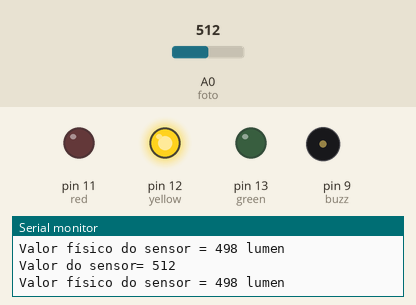
A sketch run on a simulated Arduino Uno, built with avr-gcc and run on an emulated ATmega328P. Shown: output pins drawn as LEDs (lit = HIGH), buzzer (waves = sounding), the last lines printed to the serial monitor. The test bench sets the inputs (shaded band); at power-on: A0 (foto) = 512.

Above: at 5.8 s.
5.9 s: A0 (foto) set to 613
12.2 s: A0 (foto) set to 647
At 17.3 s:
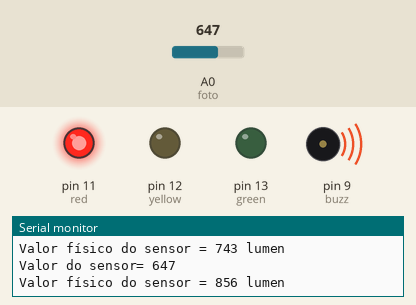
22.5 s: A0 (foto) set to 306
At 23.8 s:
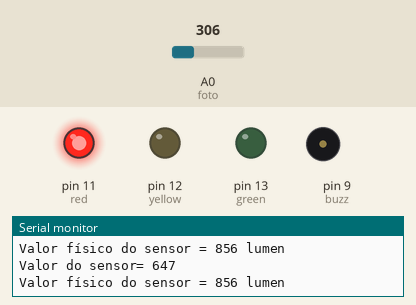
28.5 s: A0 (foto) set to 443
34.5 s: A0 (foto) set to 474
At 36.5 s:
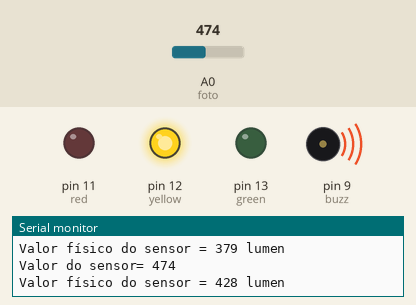
44.5 s: A0 (foto) set to 716
At 46.6 s:
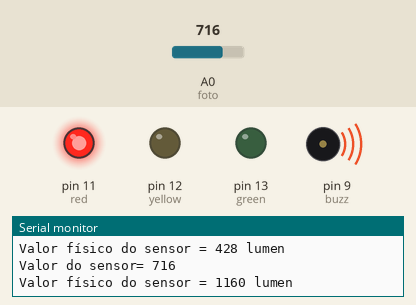
Timing chart, 0 to 54.5 s (numbered marks = the images above; inputs shaded):
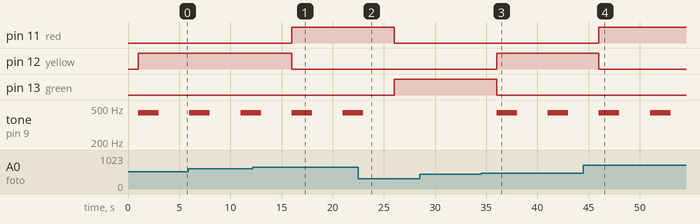

Measured:
- the behaviour switches between 630 and 631 on A0 (foto) (found by bisection; images 0 and 1)
- the behaviour switches between 456 and 457 on A0 (foto) (found by bisection; images 2 and 3)
- after the input at 12.2 s, pin 11 (red): LOW → HIGH after 3.8 s; pin 12 (yellow): HIGH → LOW after 3.8 s
- after the input at 22.5 s, pin 11 (red): HIGH → LOW after 3.5 s; pin 13 (green): LOW → HIGH after 3.5 s; tone on pin 9 (buzz): goes on until 23.0 s, then stays silent
- after the input at 34.5 s, pin 12 (yellow): LOW → HIGH after 1.5 s; pin 13 (green): HIGH → LOW after 1.5 s; tone on pin 9 (buzz): alternates 440 Hz for 2.0 s and silent for 3.0 s, starting after 1.5 s
- after the input at 44.5 s, pin 11 (red): LOW → HIGH after 1.5 s; pin 12 (yellow): HIGH → LOW after 1.5 s
- by itself, tone on pin 9 (buzz): alternates 440 Hz for 2.0 s and silent for 3.0 s

The sketch:

CP1_-_Edge.ino
```cpp
// C++ code
//
#define VIN 5
#define R 1000

int red = 11;
int yellow = 12;
int green = 13;
int foto = A0;
int sensorValor;
int lim1 = 400;
int lim2 = 800;
int buzz = 9;
int lux;

void setup()
{
  pinMode(red, OUTPUT);
  pinMode(yellow, OUTPUT);
  pinMode(green, OUTPUT);
  pinMode(foto, INPUT);
  pinMode(buzz, OUTPUT);
  Serial.begin(9600);
}

void loop()
{
  sensorValor = analogRead(foto);
  lux = (sensorRawToPhys(sensorValor)) - 2;
  Serial.print(F("Valor do sensor= "));
  Serial.println(sensorValor); // Valor da leitura do sensor
  Serial.print(F("Valor físico do sensor = "));
  Serial.print(lux); // Valor da leitura do sensor em Lumens
  Serial.println(F(" lumen"));
  delay(1000);

  //Caso x quantidade de luz, led tal acende
  if (lux < lim1)
  {
    digitalWrite(green, HIGH);
    digitalWrite(yellow, LOW);
    digitalWrite(red, LOW);
  }

  else if (lux < lim2)
  {
	digitalWrite(green, LOW);
    digitalWrite(yellow, HIGH);
    digitalWrite(red, LOW);
  }

  else
  {
  	digitalWrite(green, LOW);
    digitalWrite(yellow, LOW);
    digitalWrite(red, HIGH);

  }

  //caso x quantidade de luz, o buzzer aciona

  if (lux < lim1)
  {
      noTone(buzz);
  }
  else if (lux < lim2)
  {
      tone(buzz, 440);
      delay(2000);
      noTone(buzz);
      delay(2000);
  }
  else
  {
      tone(buzz, 440);
      delay(2000);
      noTone(buzz);
      delay(2000);
  }
}
//calculo de conversão para lúmens, do valor recebido pelo LDR
int sensorRawToPhys(int raw)
{
  float Volt = float(raw) * (VIN / float(1024));
  float RLDR = (R * (VIN - Volt))/Volt;
  int phys=500/(RLDR/1000);
  return phys;
}
```
